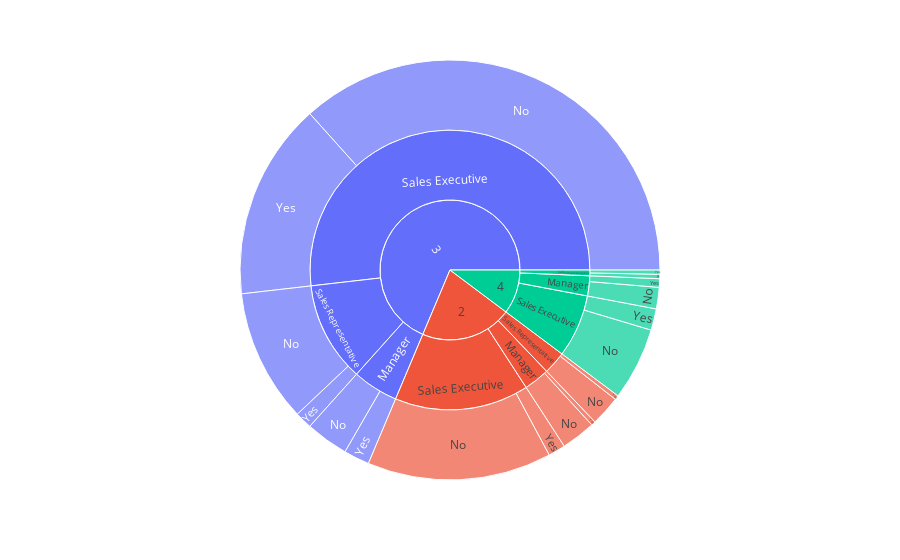

Notebook code for this chart:
### Code cell
# 4) Number of working hours : 

fig=px.sunburst(df_sales, path=['PerformanceRating','EmpJobRole','OverTime'])
fig.show()

# It is observed that Among 64 under-performing employees of Sales Dept. 43 sales executives, 8 sales manager and 7 sales representatives DO NOT DO OVERTIME.

### Figure 1 — Plotly figure (JSON) as saved in the notebook; plotly's stock layout.template omitted (floating-point values rounded to 4 significant figures)
{"data": [{"branchvalues": "total", "domain": {"x": [0, 1], "y": [0, 1]}, "hovertemplate": "labels=%{label}<br>count=%{value}<br>parent=%{parent}<br>id=%{id}<extra></extra>", "ids": ["2/Manager/No", "3/Manager/No", "4/Manager/No", "2/Sales Executive/No", "3/Sales Executive/No", "4/Sales Executive/No", "2/Sales Representative/No", "3/Sales Representative/No", "4/Sales Representative/No", "2/Manager/Yes", "3/Manager/Yes", "4/Manager/Yes", "2/Sales Executive/Yes", "3/Sales Executive/Yes", "4/Sales Executive/Yes", "2/Sales Representative/Yes", "3/Sales Representative/Yes", "4/Sales Representative/Yes", "2/Manager", "3/Manager", "4/Manager", "2/Sales Executive", "3/Sales Executive", "4/Sales Executive", "2/Sales Representative", "3/Sales Representative", "4/Sales Representative", "2", "3", "4"], "labels": ["No", "No", "No", "No", "No", "No", "No", "No", "No", "Yes", "Yes", "Yes", "Yes", "Yes", "Yes", "Yes", "Yes", "Yes", "Manager", "Manager", "Manager", "Sales Executive", "Sales Executive", "Sales Executive", "Sales Representative", "Sales Representative", "Sales Representative", "2", "3", "4"], "name": "", "parents": ["2/Manager", "3/Manager", "4/Manager", "2/Sales Executive", "3/Sales Executive", "4/Sales Executive", "2/Sales Representative", "3/Sales Representative", "4/Sales Representative", "2/Manager", "3/Manager", "4/Manager", "2/Sales Executive", "3/Sales Executive", "4/Sales Executive", "2/Sales Representative", "3/Sales Representative", "4/Sales Representative", "2", "3", "4", "2", "3", "4", "2", "3", "4", "", "", ""], "type": "sunburst", "values": [8, 10, 5, 43, 111, 17, 7, 31, 1, 1, 6, 2, 4, 46, 5, 1, 4, 1, 9, 16, 7, 47, 157, 22, 8, 35, 2, 64, 208, 31]}], "layout": {"legend": {"tracegroupgap": 0}, "margin": {"t": 60}}}
